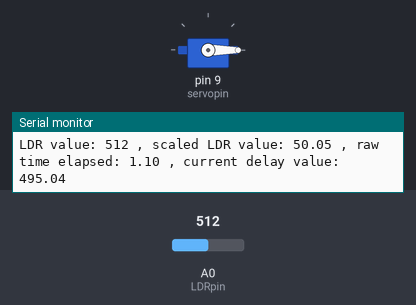
Recording of a sketch running on a simulated Arduino Uno, built with avr-gcc and run on an emulated ATmega328P. Shown: servo, the last lines printed to the serial monitor. Inputs (shaded band) come from the test bench; at power-on: A0 (LDRpin) = 512.

Above: at 1.2 s.
1.3 s: A0 (LDRpin) set to 306
At 1.88 s:
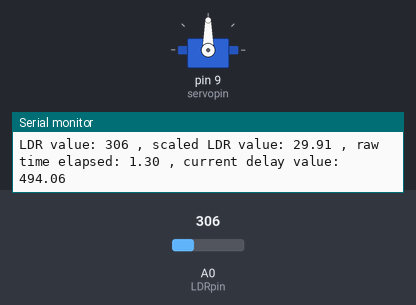
3.4 s: A0 (LDRpin) set to 109
6.4 s: A0 (LDRpin) set to 102
Timing chart, 0 to 9.4 s (numbered marks = the images above; inputs shaded):
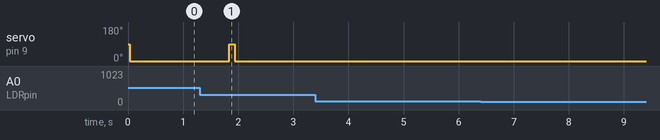

The sketch:

chromedinogamecode.ino
```cpp
// libraries and stuff
#include <Servo.h>

// photoresistor
int LDRpin = A0;

//serial monitor
int baudrate = 9600;

// servo
int servopin = 9;
int defaultangle = 0; // set initial servo position
int pressingangle = 90; // set angle for servo to mash space bar
Servo spacebarmasher; // naming my declared servo object
int pressingTime=100;
int stabilisationTime=50;

// screen brightness calibration
int threshold = 50; // some scaled percentage of the analog read that corresponds to dark screen patch
bool wasAboveThreshold = true; // set initial state of screen to be bright

// timing and speed calibration
unsigned long gameStartTime = 0;
float currentDelay = 500;    // initial delay between detection and jump
float minimumDelay = 50;     // minimum possible delay (game max speed)
float speedIncreaseRate = 0.01; // how quickly delay decreases over time
// gotta fine tune this stuff once we do irl testing

void setup()
{
  spacebarmasher.attach(servopin);
  Serial.begin(baudrate);
  pinMode(LDRpin, INPUT); // for feedback on serial monitor
  gameStartTime = millis();  // record all game start time
}


void loop()
{
  int LDRvalue = analogRead(LDRpin);
  float LDRscaledvalue = ((float(LDRvalue)/1023.)*100.); // just to put 0-1023 on a scale from 0-100

  float timeElapsed = (millis() - gameStartTime) / 1000.0; //capture elapsed timme

  //debugging on serial monitor
  Serial.print("LDR value: ");
  Serial.print(LDRvalue); // to calibrate screen brightness to servo
  Serial.print(" , ");
  Serial.print("scaled LDR value: ");
  Serial.print(LDRscaledvalue);
  Serial.print(" , ");
  Serial.print("raw time elapsed: ");
  Serial.print(timeElapsed); //just for me to debug timer
  Serial.print(" , ");
  Serial.print("current delay value: ");
  Serial.print(currentDelay);
  Serial.println();
  // on Tinkercad, analogRead goes from 6-679 so I'll just calibrate to those values, recalibrate for  irl values
  // assuming a pure white screen gives >500 and a dark patch (obstacle) gives a reading of <500

  // calibration of delay between light sensing and motor motion
  currentDelay = max(minimumDelay, 500.0 / (1.0 + speedIncreaseRate * timeElapsed)); // this takes the higher value of the two items between the bracket, as current delay is always decreasing, minimumDelay works


  if (LDRscaledvalue<threshold && wasAboveThreshold==true)
  { // Trigger action for the first time below threshold
    wasAboveThreshold = false;  // Mark that we've triggered

    // varied scaling delay block:
    delay(currentDelay); // Wait the calculated delay before jumping

    //spacebar pressing
    spacebarmasher.write(pressingangle);
    delay(pressingTime);
    spacebarmasher.write(defaultangle); // presses the space bar on first change in light detection
    delay(stabilisationTime);
    // change delay time to accommodate all game speeds
  }

  else if (LDRscaledvalue >= threshold)
  {
    wasAboveThreshold = true;   // Reset for next detection

    spacebarmasher.write(defaultangle); // ensures default position when bright screen
    delay(stabilisationTime);
  }

  delay(10);  // delay for the entire loop to prevents excessive analog reads
}
```

Measured:
- after the input at 1.3 s, servo on pin 9 (servopin): 0° → 90° after 0.54 s, → 0° 0.10 s later
